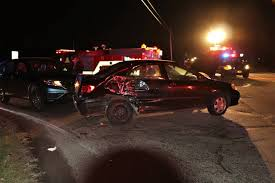
#> input picture ml/scripts/test.jpg, 275 x 183 px
$ python -i camera_analyzer.py   (imports and definitions only)
#> lines starting #> are read from the running program, lines starting #| are printed output that depends on the picture
#> further down, picture is the input picture: shape (183, 275, 3); mean B, G, R 34.4, 43, 62.1
"""
Camera Analysis Module
Uses OpenCV to analyze camera feeds for lighting conditions and crowd density
"""
import cv2
import numpy as np
from typing import Dict, Tuple
import logging

logger = logging.getLogger(__name__)


class CameraAnalyzer:
    """Analyzes camera feeds for safety metrics"""

    def __init__(self):
        """Initialize the camera analyzer"""
        self.face_cascade = None
        try:
            # Load pre-trained cascade for people detection (using face detection as proxy)
            cascade_path = cv2.data.haarcascades + 'haarcascade_frontalface_default.xml'
            self.face_cascade = cv2.CascadeClassifier(cascade_path)
        except Exception as e:
            logger.warning(f"Could not load face cascade: {e}")

    def analyze_lighting(self, frame: np.ndarray) -> float:
        """
        Analyze lighting conditions in a frame

        Args:
            frame: OpenCV image frame

        Returns:
            Lighting score (0-100, higher is better lit)
        """
        try:
            # Convert to grayscale
            gray = cv2.cvtColor(frame, cv2.COLOR_BGR2GRAY)
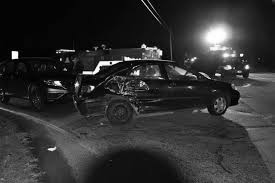
#> gray: shape (183, 275); min 0, max 255, mean 47.7

            # Calculate mean brightness
            mean_brightness = np.mean(gray)
#> mean_brightness = 47.73

            # Calculate contrast (standard deviation)
            contrast = np.std(gray)
#> contrast = 41.35

            # Lighting score based on brightness and contrast
            # Good lighting: bright enough (120-200) with good contrast (>30)
            brightness_score = min(100, (mean_brightness / 200) * 100)
#> brightness_score = 23.86
            contrast_score = min(100, (contrast / 50) * 100)
#> contrast_score = 82.7

            # Weighted combination
            lighting_score = (brightness_score * 0.7) + (contrast_score * 0.3)
#> lighting_score = 41.51

            return float(lighting_score)
        except Exception as e:
            logger.error(f"Error analyzing lighting: {e}")
            return 50.0  # Default moderate score

    def analyze_crowd_density(self, frame: np.ndarray) -> float:
        """
        Analyze crowd density in a frame

        Args:
            frame: OpenCV image frame

        Returns:
            Crowd density score (0-100, higher means more crowded)
        """
        try:
            if self.face_cascade is None:
                return 50.0  # Default moderate density

            # Convert to grayscale for detection
            gray = cv2.cvtColor(frame, cv2.COLOR_BGR2GRAY)

            # Detect faces as proxy for people
            faces = self.face_cascade.detectMultiScale(
                gray,
                scaleFactor=1.1,
                minNeighbors=5,
                minSize=(30, 30)
            )
#> faces = ()

            # Calculate density based on number of people and frame size
            frame_area = frame.shape[0] * frame.shape[1]
#> frame_area = 50325
            people_count = len(faces)
#> people_count = 0

            # Normalize to 0-100 scale
            # Assume 20+ people in frame is very crowded
            density_score = min(100, (people_count / 20) * 100)
#> density_score = 0

            return float(density_score)
        except Exception as e:
            logger.error(f"Error analyzing crowd density: {e}")
            return 50.0  # Default moderate density

    def analyze_frame(self, frame: np.ndarray) -> Dict[str, float]:
        """
        Perform complete analysis of a frame

        Args:
            frame: OpenCV image frame

        Returns:
            Dictionary with lighting and crowd density scores
        """
        return {
            'lighting': self.analyze_lighting(frame),
            'crowd_density': self.analyze_crowd_density(frame)
        }

    # [51 lines left out: functions analyze_camera_feed, analyze_image_file, not called in this run]

>>> import cv2
>>> picture = cv2.imread('ml/scripts/test.jpg')
>>> result = CameraAnalyzer().analyze_frame(picture)
#> result = {'lighting': 41.51, 'crowd_density': 0}
